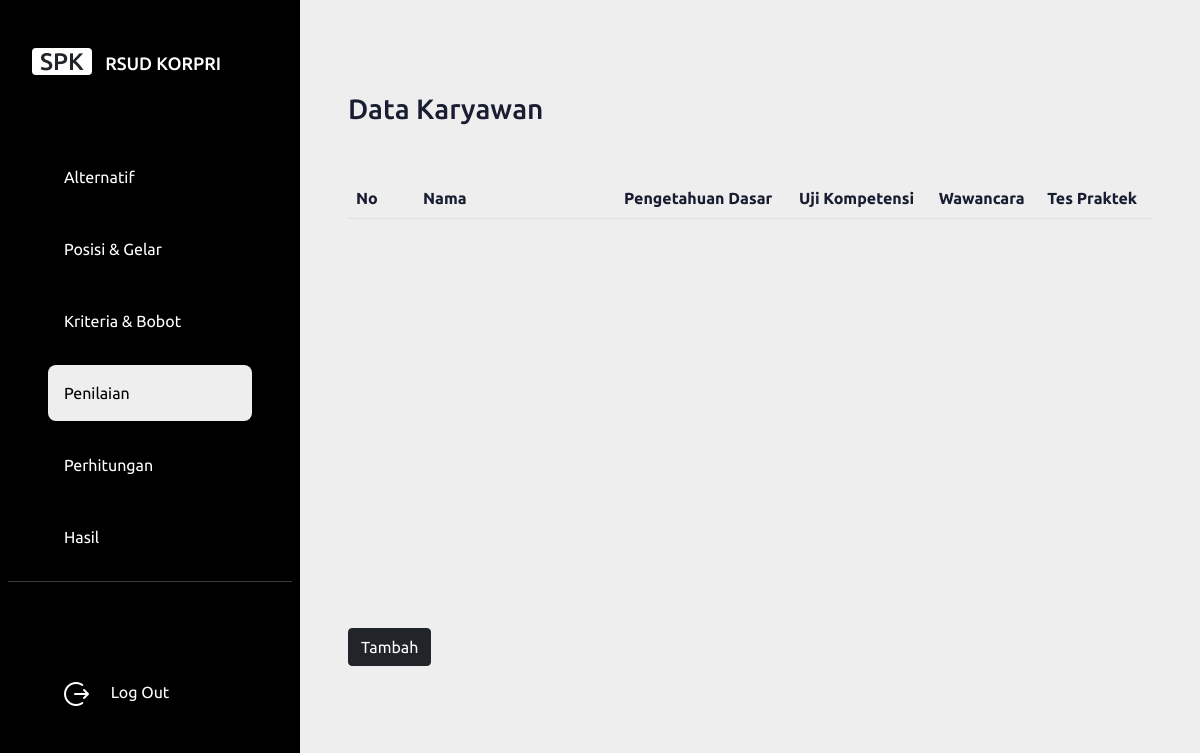
/penilaian.php (signed in), run on the app's committed database.
### tables this page shows
CREATE TABLE `kriteria` (
  `id_kriteria` int(11) NOT NULL,
  `kode` text NOT NULL,
  `nama_kriteria` text NOT NULL,
  `bobot` float DEFAULT NULL,
  `atribut` varchar(100) NOT NULL
);

### penilaian.php (the view, shortened to what this page needs)
<?php
require 'koneksi.php';
$id = $_GET['id_dataset'];
?>
<!DOCTYPE html>
<html lang="en">
<head>
    <link rel="stylesheet" href="assets/css/bootstrap.min.css"/>
    <link rel="stylesheet" href="assets/css/main.css"/>
    <link rel="stylesheet" href="assets/css/style.css"/>
</head>
<body>
  <div class="main-container d-flex">
    <div class="sidebar" id="side_nav">
        <div class="header-box px-4 pt-5 pb-5 d-flex justify-content-between">
            <h1 class="fs-4"><span class="bg-white text-dark rounded shadow px-2 mx-2 my-5">SPK</span> <span class="text-white" style="font-size: 18px;"> RSUD KORPRI</span></h1>
        </div>
        <ul class="list-unstyled px-5">
            <li class="my-3">
                <a href="index.php" class="text-decoration-none px-3 py-3 d-block"> Alternatif </a>
            </li>
            <li class="my-3">
                <a href="posisiGelar.php" class="text-decoration-none px-3 py-3 d-block"> Posisi & Gelar </a>
            </li>
            <li class="my-3">
                <a href="dataBobot.php" class="text-decoration-none px-3 py-3 d-block"> Kriteria & Bobot</a>
            </li>
            <li class="active my-3">
                <a href="halamanPenilaianAwal.php" class="text-decoration-none px-3 py-3 d-block"> Penilaian </a>
            </li>
            <li class="my-3">
                <a href="halamanPerhitunganAwal.php" class="text-decoration-none px-3 py-3 d-block"> Perhitungan </a>
            </li>
            <li class="my-3">
                <a href="halamanHasilAwal.php" class="text-decoration-none px-3 py-3 d-block"> Hasil </a>
            </li>
        </ul>
        <hr class="h-color mx-2">
        <ul class="list-unstyled px-5 my-3">
          <li class="my-5 justify-content-between">
            <a href="logout.php" class="text-decoration-none px-1 py-3 d-block"> <button class="btn px-2 py-0 open-btn"> <img src="assets/img/logout.png"> <span class="mx-3"> Log Out</span>  </a>
            </li>
        </ul>
    </div>
  <div class="content">
    <nav class="navbar navbar-expand-md navbar-dark">
    </nav>
    <div class="dashboard-content">
    <section>
        <div class="container py-4 px-5">
          <div class="row g-0">
            <div class="col-sm-6 col-md-8 py-5"> Data Karyawan </div>
          </div>
          <div class="scroll">
          <table class="table table-striped">
            <thead>
              <tr>
                <th class="col-lg-1">No</th>
                <th class="col-lg-3">Nama</th>
                <?php
                    $query2 = mysqli_query($koneksi, "SELECT * FROM kriteria");
                    while($data=mysqli_fetch_array($query2)) {
                        echo "<th class=\"col-lg-1,5\"> $data[nama_kriteria] </th>";
                    } ?>
              </tr>
            </thead>
          </table>
          </div>
          <?php
          echo "<a class='btn btn-dark' href='formNilai.php?id_dataset=$id' role='button'> Tambah </a>"; ?>
        </div>
    </section>
    </div>
  </div>
</div>
</body>
</html>

### assets/css/main.css (style rules this page uses)
.container .row { font-size: 28px; font-weight: 500; color: #181D31; }
.container .table { font-weight: 500; color: #181D31; }

### assets/css/style.css (style rules this page uses)
* { font-family: 'Poppins', sans-serif; font-family: 'Ubuntu', sans-serif; }
body { background: #eee; }
.content { min-height: 100vh; height: 100%; width: 100%; }
#side_nav { background: #000; min-width: 300px; max-width: 300px; transition: all 0,2s; position: fixed; height: 100%; }
hr.h-color { background: #eee; }
.scroll { height: 450px; overflow: scroll; }
.sidebar li.active { background: #eee; border-radius: 8px;; }
.sidebar li.active a, .sidebar li.active a:hover { color: #000; }
.sidebar li a { color: #fff; }
.dashboard-content { margin-left: 300px; }

### data on the page
kriteria: nama_kriteria "Pengetahuan Dasar"
kriteria: nama_kriteria "Uji Kompetensi"
kriteria: nama_kriteria "Wawancara"
kriteria: nama_kriteria "Tes Praktek"
